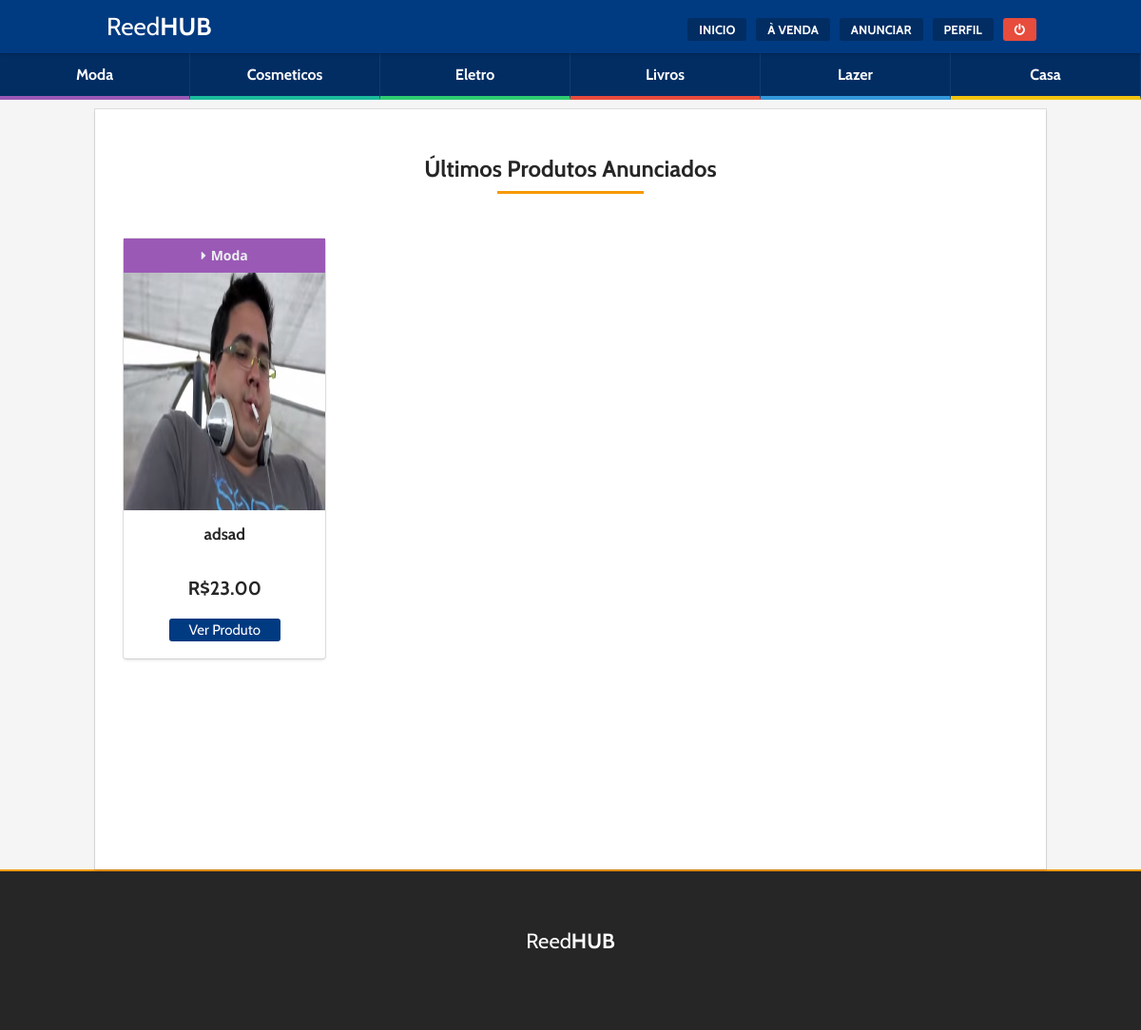
The page /anuncios.php (signed in) on the database its author committed.
### tables this page shows
CREATE TABLE `vendas` (
  `id` int(11) NOT NULL,
  `user_id` int(11) NOT NULL,
  `name` varchar(100) NOT NULL,
  `description` text NOT NULL,
  `value` decimal(10,2) NOT NULL,
  `image` varchar(100) NOT NULL,
  `category` varchar(20) NOT NULL
);

### anuncios.php (the view, shortened to what this page needs)
<?php include ("header.php"); ?>
<?php if (isset($_SESSION['uid'])): ?>
<?php include("parts/layout/menu-categoria.php");?>
<div class="rx_wrapper">
	<div class="go-title-area center">
		<h3 class="go-title x1">
			Últimos Produtos Anunciados
		</h3>
	</div>
	<section class="default-services go-flex center">
	<?php
	$query = "SELECT * FROM vendas";
	if ($result = $mysqli->query($query)): ?>
	<?php while($obj = $result->fetch_object()): ?>
		<?php
		$cat = $obj->category;
		if($cat == "Moda")$cat_color = "#9b59b6";
		?>
		<div class="default-services__item">
		<form style="height: 100%" method="GET" action="produto.php">
			<div class="item-inner go-box-7 hover-1">
				<div style="background-color: <?php echo "$cat_color"; ?>" class="item-category">
					<i class="fa fa-caret-right" aria-hidden="true"></i><?php echo "$obj->category"; ?>
				</div>
				<div class="item-thumb">
					<img src="fotos/<?php echo "$obj->image"; ?>" alt="">
				</div>
				<div class="item-inner">
					<div class="item-title">
						<?php echo "$obj->name"; ?>
					</div>
					<div class="item-subtitle">
						R$<?php echo "$obj->value"; ?>
					</div>
				<input class="go-button small" style="margin-top: 20px" type="submit" value="Ver Produto" name="ver">
				</div>
			</div>
			</form>
		</div>
	<?php endwhile; ?>
<?php endif; ?>
</section>
</div>
<?php endif; ?>
<?php require_once("footer.php") ?>

### css/style.css (style rules this page uses)
body { color: #4a4a4a; font-family: 'Open Sans'; background-color: #f5f5f5; }
img { display: block; max-width: 100%; height: auto; }
.center { text-align: center !important; }
.go-button, .go-button.call, .go-button.fixed { background-color: #003a81; padding: 5px 25px; font: 20px "Cabin"; color: #fff; border: 1px solid transparent; border-radius: 3px; display: inline-block; margin: 0 auto; margin-bottom: 5px; }
.go-button.small { font-size: 15px; padding: 2px 20px; }
h1, h2, h3, h4, h5, h6 { font-family: "Cabin"; font-weight: bold; color: #262626; }
.go-title-area { display: block; margin: 30px 0px; }
.go-title, .go-title.x1 { font-family: "Cabin"; display: inline-block; position: relative; margin-bottom: 15px; padding-bottom: 5px; }
.go-title:after, .go-title.x1:after { content: ""; height: 4px; width: 100%; background-image: linear-gradient(-90deg, #f69900 0%, #f69900 100%); display: inline-block; position: absolute; bottom: 0; left: 0; }
.go-title.x1 { padding-bottom: 0; }
.go-title.x1:after { content: ''; position: absolute; left: 0; right: 0; top: 100%; margin: 10px auto; width: 50%; height: 3px; background: #f69900; }
.go-flex { overflow: hidden; display: -webkit-flex; display: -ms-flexbox; display: flex; list-style-type: none; -webkit-flex-wrap: wrap; -ms-flex-wrap: wrap; flex-wrap: wrap; }
.go-box-default, .go-box-1, .go-box-2, .go-box-3, .go-box-4, .go-box-7 { width: 100%; box-shadow: 0 2px 3px rgba(10, 10, 10, 0.1), 0 0 0 1px rgba(10, 10, 10, 0.1); border-radius: 3px; display: inline-block; position: relative; height: 99%; background-color: #FFF; border-bottom: 2px solid transparent; }
.go-box-7 { padding: 0 !important; }
.go-box-7 .item-category { color: #ecf0f1; padding: 8px; font-weight: bold; }
.go-box-7 .item-category i { padding-right: 5px; }
.go-box-7 > .item-thumb { height: 250px; position: relative; overflow: hidden; }
.go-box-7 > .item-thumb img { display: block; max-width: 100%; height: auto; position: relative; min-width: 100%; min-height: 100%; }
.go-box-7 .item-inner { padding: 15px; }
.go-box-7 .item-inner > .item-title { font: 17px "Cabin"; color: #262626; font-weight: bold; margin-bottom: 15px; min-height: 40px; }
.go-box-7 .item-inner > .item-subtitle { font: 20px "Cabin"; font-weight: bold; color: #262626; }
.default-services { position: relative; min-height: 1px; padding-left: 15px; padding-right: 15px; padding: 0; }
@media (min-width: 992px) { .default-services { float: left; width: 100%; } }
.default-services > .default-services__item { position: relative; float: left; width: 100%; min-height: 1px; padding-left: 15px; padding-right: 15px; position: relative; min-height: 1px; padding-left: 15px; padding-right: 15px; position: relative; min-height: 1px; padding-left: 15px; padding-right: 15px; margin: 15px 0px; }
@media (min-width: 768px) { .default-services > .default-services__item { float: left; width: 50%; } }
@media (min-width: 992px) { .default-services > .default-services__item { float: left; width: 25%; } }
.rx_wrapper { position: relative; min-height: 1px; padding-left: 15px; padding-right: 15px; background-color: #fff; box-shadow: 0 2px 3px rgba(10, 10, 10, 0.1), 0 0 0 1px rgba(10, 10, 10, 0.1); min-height: 100vh; padding-bottom: 30px; }
@media (min-width: 992px) { .rx_wrapper { float: left; width: 83.33333%; } }
@media (min-width: 992px) { .rx_wrapper { margin-left: 8.33333%; } }

### rows shown on the page
vendas: category "Moda", image (picture), name "adsad", value "23.00"
